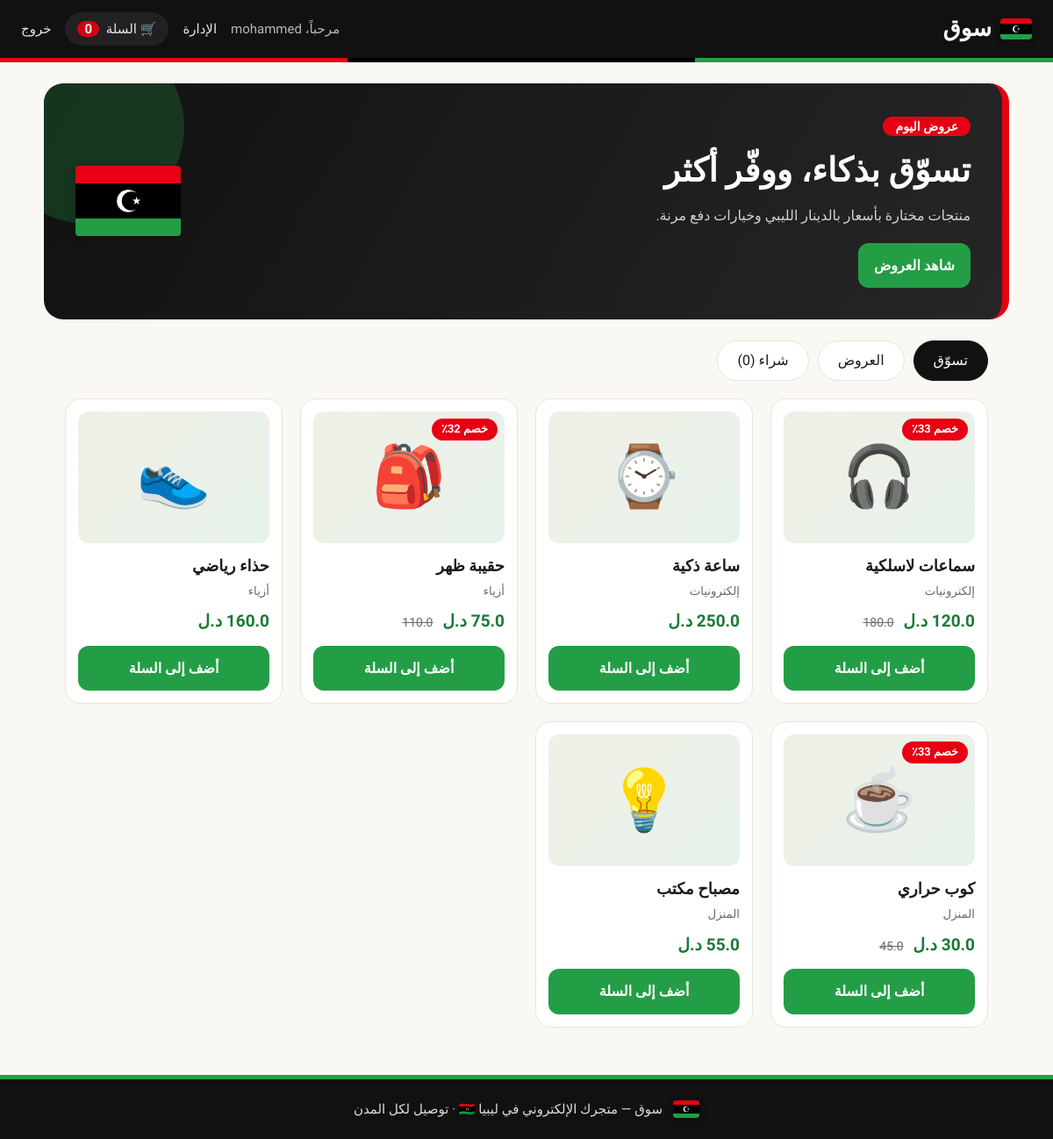
/shop (signed in), run on the app's committed database.
### tables this page shows
CREATE TABLE products(
            id INTEGER PRIMARY KEY, name TEXT, price REAL, old REAL, cat TEXT, emoji TEXT);

### souq/app.py (the view)
@app.route("/shop")
@login_required
def shop():
    view = request.args.get("view", "all")
    q = "SELECT * FROM products" + (" WHERE old IS NOT NULL" if view == "offers" else "")
    return render_template("shop.html", products=db().execute(q).fetchall(), view=view,
                           count=sum(session.get("cart", {}).values()))

### souq/app.py (called while the page is built)
@app.context_processor
def inject_currency():
    return {"currency": CURRENCY}

def db():
    if "db" not in g:
        g.db = sqlite3.connect(DB)
        g.db.row_factory = sqlite3.Row
    return g.db

def login_required(f):
    @wraps(f)
    def w(*a, **k):
        if "user" not in session:
            return redirect(url_for("login"))
        return f(*a, **k)
    return w

### souq/templates/shop.html (shortened to what this page needs)
{% extends "base.html" %}
{% block body %}
{% include "_nav.html" %}
<section class="hero">
  <div>
    <span class="kicker">عروض اليوم</span>
    <h2>تسوّق بذكاء، ووفّر أكثر</h2>
    <p>منتجات مختارة بأسعار بالدينار الليبي وخيارات دفع مرنة.</p>
    <a class="btn cta" href="{{ url_for('shop', view='offers') }}">شاهد العروض</a>
  </div>
</section>
<main class="wrap">
  <div class="filters">
    <a href="{{ url_for('shop') }}" class="{{ 'on' if view=='all' }}">تسوّق</a>
    <a href="{{ url_for('shop', view='offers') }}" class="{{ 'on' if view=='offers' }}">العروض</a>
    <a href="{{ url_for('cart') }}">شراء ({{ count }})</a>
  </div>
  <div class="grid">
    {% for p in products %}
    <article class="card">
      <div class="pic">{{ p.emoji }}{% if p.old %}<span class="tag">خصم {{ ((1 - p.price/p.old)*100)|round|int }}٪</span>{% endif %}</div>
      <h3>{{ p.name }}</h3>
      <small>{{ p.cat }}</small>
      <div class="price">{{ p.price }} {{ currency }} {% if p.old %}<s>{{ p.old }}</s>{% endif %}</div>
      <form method="post" action="{{ url_for('add', pid=p.id) }}"><button class="btn">أضف إلى السلة</button></form>
    </article>
    {% endfor %}
  </div>
</main>
{% endblock %}

### souq/templates/base.html (shortened to what this page needs)
<!doctype html>
<html lang="ar" dir="rtl">
<head>
  <link rel="stylesheet" href="{{ url_for('static', filename='style.css') }}">
</head>
<body>
{% block body %}{% endblock %}
{% if session.user %}<footer class="foot">{% include "_flag.html" %}<span>سوق — متجرك الإلكتروني في ليبيا 🇱🇾 · توصيل لكل المدن</span></footer>{% endif %}
</body>
</html>

### souq/templates/_nav.html
<header class="nav">
  <a class="logo" href="{{ url_for('shop') }}">{% include "_flag.html" %}<span>سوق</span></a>
  <nav>
    <span class="hi">مرحباً، {{ session.user }}</span>
    {% if session.admin %}<a href="{{ url_for('admin') }}">الإدارة</a>{% endif %}
    <a class="cartbtn" href="{{ url_for('cart') }}">🛒 السلة <b>{{ count }}</b></a>
    <a href="{{ url_for('logout') }}">خروج</a>
  </nav>
</header>
<div class="stripe"></div>

### souq/static/style.css (style rules this page uses)
:root { --black:#111;--red:#e70013;--green:#239e46;--gdark:#1a7a36;--bg:#faf8f3;--card:#fff;--line:#e8e4da;--mut:#6b6b66;--ink:#1b1b1b }
* { box-sizing:border-box }
html { scroll-behavior:smooth }
body { margin:0;font-family:Tajawal,system-ui,sans-serif;background:var(--bg);color:var(--ink);line-height:1.6 }
a { color:inherit }
.btn { display:flex;align-items:center;justify-content:center;gap:8px;width:100%;padding:13px 18px;border:0;border-radius:12px; background:var(--green);color:#fff;font:inherit;font-weight:800;cursor:pointer;text-decoration:none;transition:.2s }
.nav { position:sticky;top:0;z-index:10;display:flex;justify-content:space-between;align-items:center;padding:12px 24px;background:var(--black);color:#fff }
.stripe { height:5px;background:linear-gradient(90deg,var(--red) 33%,#000 33% 66%,var(--green) 66%) }
.logo { display:flex;align-items:center;gap:10px;font-size:26px;font-weight:800;text-decoration:none }
.nav nav { display:flex;gap:16px;align-items:center;font-size:15px }
.nav nav a { text-decoration:none;opacity:.9;transition:.2s }
.cartbtn { background:#ffffff14;padding:7px 14px;border-radius:999px }
.cartbtn b { background:var(--red);padding:0 8px;border-radius:999px;margin-inline-start:4px }
.hi { opacity:.7 }
.hero { display:flex;justify-content:space-between;align-items:center;gap:24px;max-width:1100px;margin:24px auto 0;padding:36px; background:linear-gradient(120deg,var(--black),#262626);color:#fff;border-radius:22px;border-inline-start:8px solid var(--red);position:relative;overflow:hidden }
.hero:after { content:"";position:absolute;inset-inline-end:-60px;top:-60px;width:220px;height:220px;border-radius:50%;background:var(--green);opacity:.25 }
.hero h2 { font-size:clamp(26px,4vw,38px);margin:8px 0 }
.hero p { opacity:.8;margin:0 0 18px }
.kicker { background:var(--red);padding:3px 14px;border-radius:999px;font-weight:800;font-size:14px }
.cta { width:auto;display:inline-flex }
.wrap { max-width:1100px;margin:0 auto;padding:24px }
.filters { display:flex;gap:10px;margin-bottom:20px;flex-wrap:wrap }
.filters a { padding:9px 22px;border:1px solid var(--line);border-radius:999px;text-decoration:none;background:#fff;font-weight:500;transition:.2s }
.filters a.on { background:var(--black);color:#fff;border-color:var(--black) }
.grid { display:grid;grid-template-columns:repeat(auto-fill,minmax(220px,1fr));gap:20px }
.card { background:var(--card);border:1px solid var(--line);border-radius:18px;padding:14px;transition:.25s }
.pic { position:relative;height:150px;border-radius:12px;background:linear-gradient(135deg,#f1efe6,#e6f3ea);display:grid;place-items:center;font-size:68px;margin-bottom:12px }
.tag { position:absolute;top:8px;inset-inline-start:8px;background:var(--red);color:#fff;font-size:13px;font-weight:800;padding:2px 11px;border-radius:999px }
.card h3 { margin:0;font-size:18px }
.card small { color:var(--mut) }
.price { font-weight:800;font-size:19px;margin:8px 0 12px;color:var(--gdark) }
.price s { color:var(--mut);font-weight:400;font-size:14px;margin-inline-start:6px }
.foot { display:flex;justify-content:center;align-items:center;gap:12px;padding:22px;margin-top:30px;background:var(--black);color:#ddd;border-top:5px solid var(--green);font-size:15px }

### data on the page
products: emoji "🎧", ((1-p.price/p.old)*100)|round|int "33", name "سماعات لاسلكية", cat "إلكترونيات", currency "د.ل", old "180.0"
products: emoji "⌚", name "ساعة ذكية", cat "إلكترونيات", currency "د.ل"
products: emoji "🎒", ((1-p.price/p.old)*100)|round|int "32", name "حقيبة ظهر", cat "أزياء", currency "د.ل", old "110.0"
products: emoji "👟", name "حذاء رياضي", cat "أزياء", currency "د.ل"
products: emoji "☕", ((1-p.price/p.old)*100)|round|int "33", name "كوب حراري", cat "المنزل", currency "د.ل", old "45.0"
products: emoji "💡", name "مصباح مكتب", cat "المنزل", currency "د.ل"

### other printed values
{{ session.user }} "mohammed"
{{ count }} "0"
